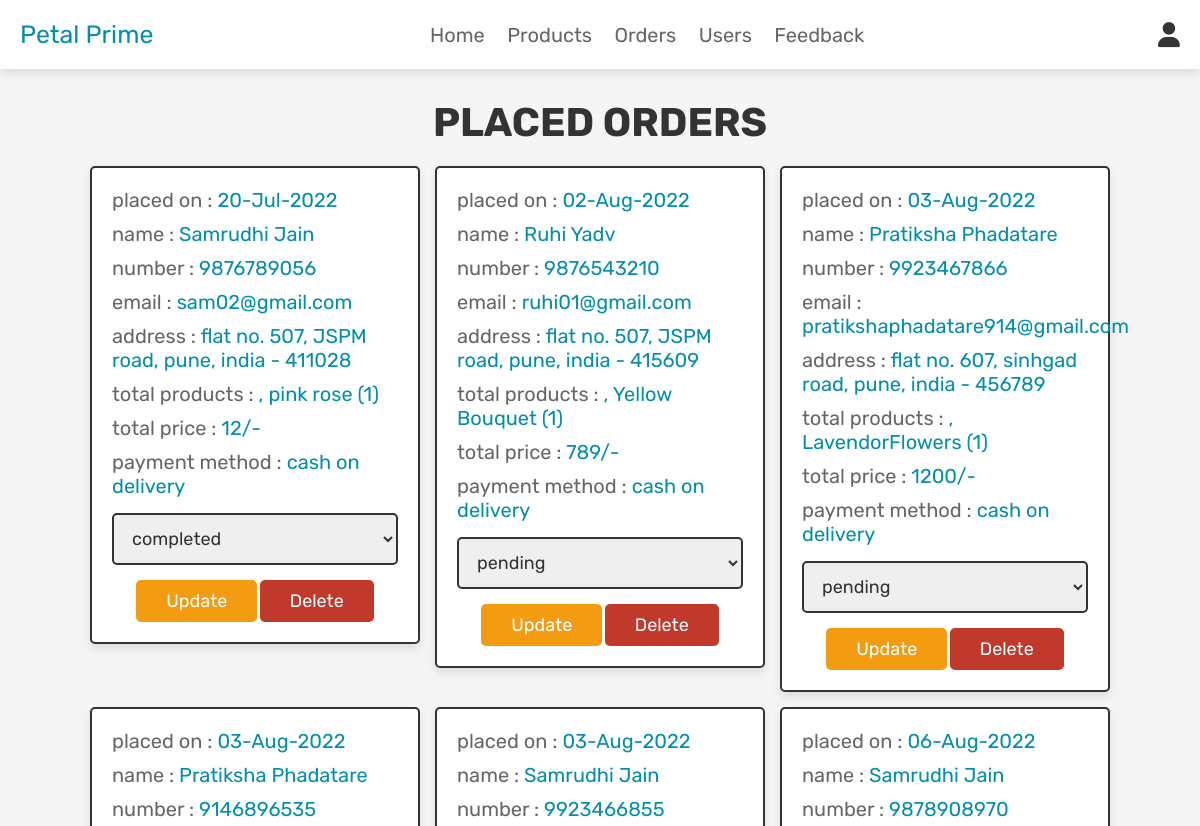
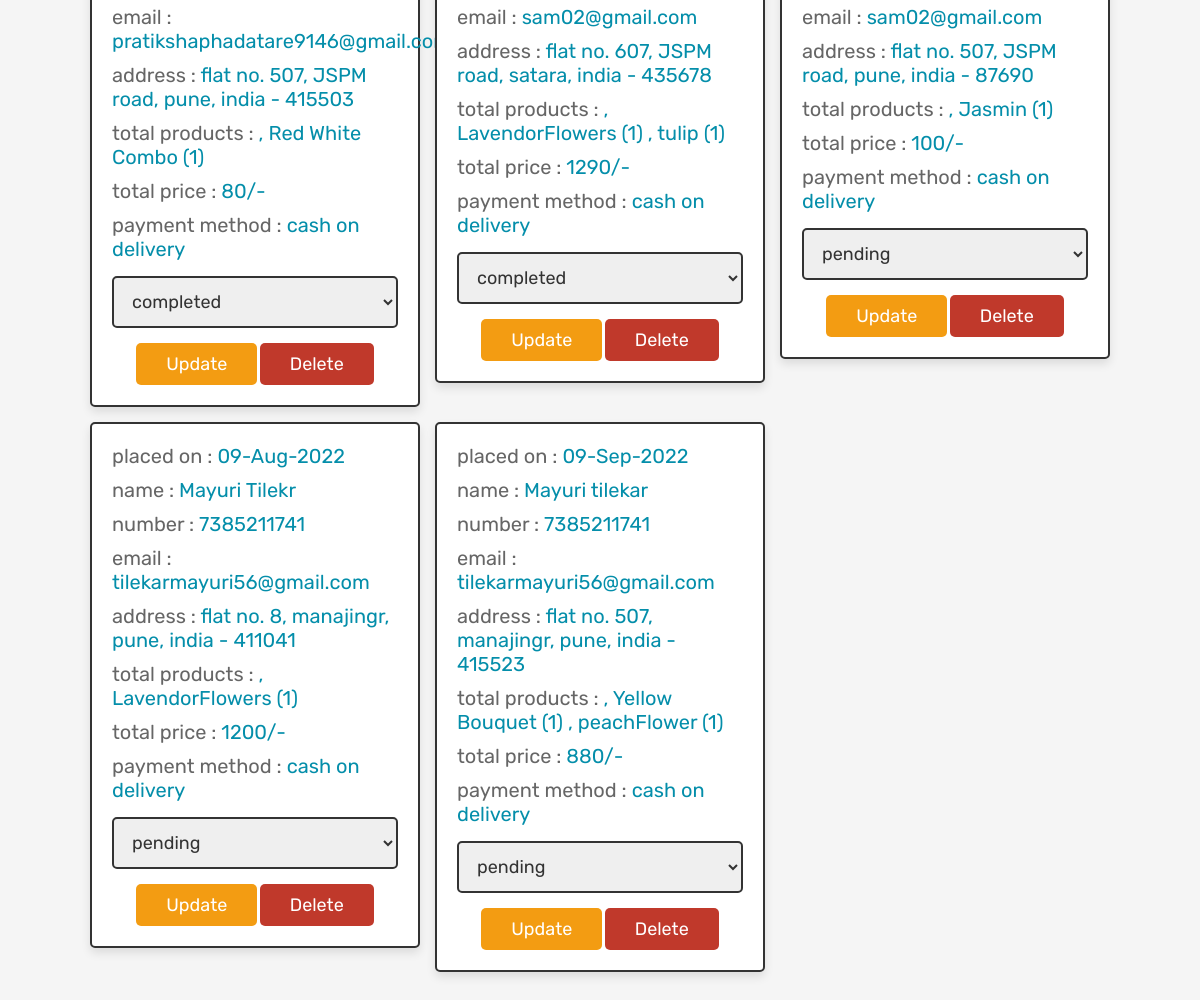
The app's page /admin_orders.php (signed in) with its own data (2 pictures, top to bottom).
### tables this page shows
CREATE TABLE `orders` (
  `id` int(100) NOT NULL,
  `user_id` int(100) NOT NULL,
  `name` varchar(100) NOT NULL,
  `number` varchar(12) NOT NULL,
  `email` varchar(100) NOT NULL,
  `method` varchar(50) NOT NULL,
  `address` varchar(500) NOT NULL,
  `total_products` varchar(1000) NOT NULL,
  `total_price` int(100) NOT NULL,
  `placed_on` varchar(50) NOT NULL,
  `payment_status` varchar(20) NOT NULL DEFAULT 'pending'
);

### admin_orders.php (the view, shortened to what this page needs)
<?php
@include 'config.php';
?>
<!DOCTYPE html>
<html lang="en">
<head>
   <link rel="stylesheet" href="https://cdnjs.cloudflare.com/ajax/libs/font-awesome/6.0.0/css/all.min.css">
   <link rel="stylesheet" href="css/admin_style.css">
</head>
<body>
<?php @include 'admin_header.php'; ?>
<section class="placed-orders">
   <h1 class="title">placed orders</h1>
   <div class="box-container">
      <?php
      $select_orders = mysqli_query($conn, "SELECT * FROM `orders`") or die('query failed');
      if(mysqli_num_rows($select_orders) > 0){
         while($fetch_orders = mysqli_fetch_assoc($select_orders)){
      ?>
      <div class="box">
        <p> placed on : <span><?php echo $fetch_orders['placed_on']; ?></span> </p>
         <p> name : <span><?php echo $fetch_orders['name']; ?></span> </p>
         <p> number : <span><?php echo $fetch_orders['number']; ?></span> </p>
         <p> email : <span><?php echo $fetch_orders['email']; ?></span> </p>
         <p> address : <span><?php echo $fetch_orders['address']; ?></span> </p>
         <p> total products : <span><?php echo $fetch_orders['total_products']; ?></span> </p>
         <p> total price : <span><?php echo $fetch_orders['total_price']; ?>/-</span> </p>
         <p> payment method : <span><?php echo $fetch_orders['method']; ?></span> </p>
         <form action="" method="post">
            <select name="update_payment">
               <option disabled selected><?php echo $fetch_orders['payment_status']; ?></option>
            </select>
            <input type="submit" name="update_order" value="update" class="option-btn">
            <a href="admin_orders.php?delete=<?php echo $fetch_orders['id']; ?>" class="delete-btn" onclick="return confirm('delete this order?');">delete</a>
         </form>
      </div>
      <?php
         }
      }else{
         echo '<p class="empty">no orders placed yet!</p>';
      }
      ?>
   </div>
</section>
</body>
</html>

### admin_style.css (style rules this page uses)
:root { --pink:#048eaa; --red:#c0392b; --orange:#f39c12; --black:#333; --white:#fff; --light-color:#666; --light-white:#ccc; --light-bg:#f5f5f5; --border:.2rem solid var(--black); --box-shadow:0 .5rem 1rem rgba(0,0,0,.1); }
* { font-family: 'Rubik', sans-serif; margin:0; padding:0; box-sizing: border-box; outline: none; border:none; text-decoration: none; transition:all .2s linear; }
html { font-size: 62.5%; overflow-x: hidden; scroll-behavior: smooth; scroll-padding-top: 6.5rem; }
body { background: var(--light-bg); }
section { padding:3rem 2rem; }
.title { text-align: center; margin-bottom: 2rem; color:var(--black); text-transform: uppercase; font-size: 4rem; }
.btn, .delete-btn, .option-btn { display: inline-block; border-radius: .5rem; margin-top: 1rem; font-size: 1.8rem; color:var(--white); cursor: pointer; padding:1rem 3rem; text-transform: capitalize; }
.delete-btn { background-color: var(--red); }
.option-btn { background-color: var(--orange); }
.placed-orders .box-container { display: grid; grid-template-columns: repeat(auto-fit, 33rem); gap:1.5rem; align-items: flex-start; max-width: 1200px; margin: 0 auto; justify-content: center; }
.placed-orders .box-container .box { padding:2rem; border:var(--border); background-color: var(--white); box-shadow: var(--box-shadow); border-radius: .5rem; }
.placed-orders .box-container .box p { margin-bottom: 1rem; font-size: 2rem; color:var(--light-color); }
.placed-orders .box-container .box p span { color:var(--pink); }
.placed-orders .box-container .box form { margin-top: 1rem; text-align: center; }
.placed-orders .box-container .box form select { width: 100%; border:var(--border); padding:1.2rem 1.4rem; font-size: 1.8rem; color:var(--black); border:var(--border); border-radius: .5rem; margin:.5rem 0; }

### records on screen
orders: placed_on "20-Jul-2022", name "Samrudhi Jain", number "9876789056", email "sam02@gmail.com", address "flat no. 507, JSPM road, pune, india - 411028", total_products ", pink rose (1)", total_price "12", method "cash on delivery", update_payment "completed"
orders: placed_on "02-Aug-2022", name "Ruhi Yadv", number "9876543210", email "ruhi01@gmail.com", address "flat no. 507, JSPM road, pune, india - 415609", total_products ", Yellow Bouquet (1)", total_price "789", method "cash on delivery", update_payment "pending"
orders: placed_on "03-Aug-2022", name "Pratiksha Phadatare", number "9923467866", email "pratikshaphadatare914@gmail.com", address "flat no. 607, sinhgad road, pune, india - 456789", total_products ", LavendorFlowers (1)", total_price "1200", method "cash on delivery", update_payment "pending"
orders: placed_on "03-Aug-2022", name "Pratiksha Phadatare", number "9146896535", email "pratikshaphadatare9146@gmail.com", address "flat no. 507, JSPM road, pune, india - 415503", total_products ", Red White Combo (1)", total_price "80", method "cash on delivery", update_payment "completed"
orders: placed_on "03-Aug-2022", name "Samrudhi Jain", number "9923466855", email "sam02@gmail.com", address "flat no. 607, JSPM road, satara, india - 435678", total_products ", LavendorFlowers (1) , tulip (1)", total_price "1290", method "cash on delivery", update_payment "completed"
orders: placed_on "06-Aug-2022", name "Samrudhi Jain", number "9878908970", email "sam02@gmail.com", address "flat no. 507, JSPM road, pune, india - 87690", total_products ", Jasmin (1)", total_price "100", method "cash on delivery", update_payment "pending"
orders: placed_on "09-Aug-2022", name "Mayuri Tilekr", number "7385211741", email "tilekarmayuri56@gmail.com", address "flat no. 8, manajingr, pune, india - 411041", total_products ", LavendorFlowers (1)", total_price "1200", method "cash on delivery", update_payment "pending"
orders: placed_on "09-Sep-2022", name "Mayuri tilekar", number "7385211741", email "tilekarmayuri56@gmail.com", address "flat no. 507, manajingr, pune, india - 415523", total_products ", Yellow Bouquet (1) , peachFlower (1)", total_price "880", method "cash on delivery", update_payment "pending"
